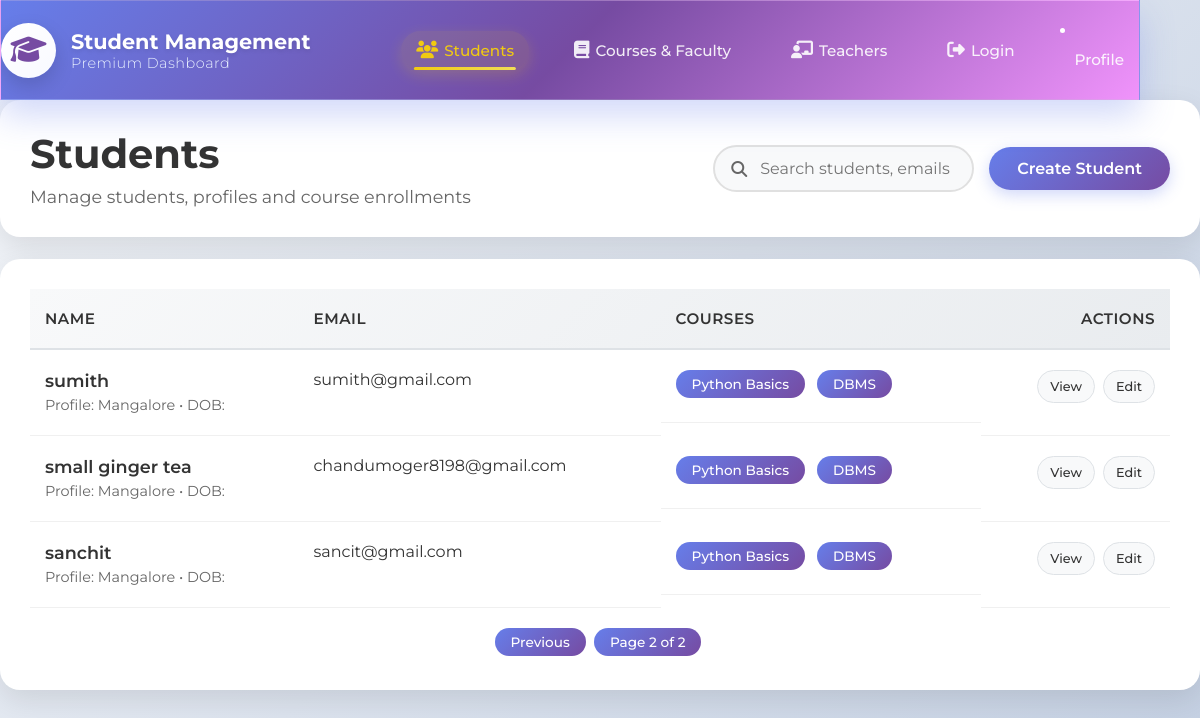
The app's page /cd/home/?page=2, older data.
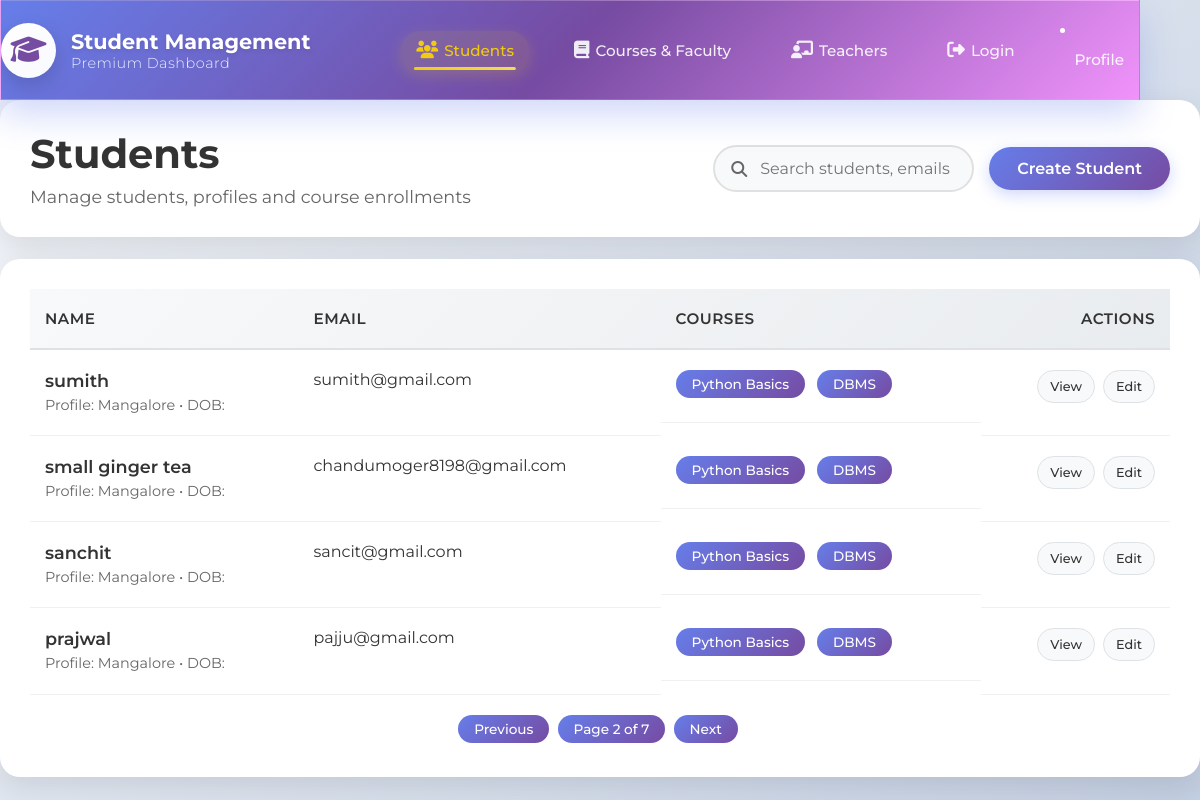
The same page, newer data.
### canaradatabase/models.py (models this page shows, shortened)
class Student(models.Model):
    name=models.CharField(max_length=100,null=False,blank=False)
    course_name=models.ForeignKey(Courses,on_delete=models.CASCADE,null=True,blank=True)
    gmail=models.EmailField(null=False,blank=False)
    uucms_num=models.CharField(max_length=15,blank=False,null=False)
    rno=models.IntegerField(null=False)
    photo=models.ImageField(upload_to='studentphoto/',null=True)

### canaradatabase/views.py (the view)
# urls.py: path('home/',ListStudnet_view.as_view(),name='home'),
class ListStudnet_view(ListView):
    model=Student
    template_name='index.html'
    context_object_name='students'
    paginate_by=4

### templates/index.html (shortened to what this page needs)
{% extends "layout.html" %}
{% block content %}
<main>
  <div class="header-card">
    <div class="header-left">
      <h2>Students</h2>
      <p>Manage students, profiles and course enrollments</p>
    </div>
    <div class="header-actions row">
      <div class="search">
        <form method="GET" action="{% url 'search' %}">
          <input class="input" type="text" name="q" placeholder="Search students, emails or courses..." value="{{ request.GET.q }}" />
        </form>
      </div>
      <a class="btn" href="{% url 'addstudent' %}">Create Student</a>
    </div>
  </div>
  <div class="card" style="margin-top:22px">
    <table>
      <thead>
        <tr>
          <th>Name</th>
          <th>Email</th>
          <th>Courses</th>
          <th style="text-align:right">Actions</th>
        </tr>
      </thead>
      <tbody>
        {% for student in students %}
        <tr>
          <td>
            <div class="name">{{ student.name }}</div>
            <div class="sub">Profile: Mangalore • DOB: {{ student.dob }}</div>
          </td>
          <td>{{ student.gmail }}</td>
          <td>
            <div class="pill">Python Basics</div>
            <div class="pill">DBMS</div>
          </td>
          <td style="text-align:right">
            <div class="actions" style="justify-content:flex-end">
              <a class="pill" href="{% url 'studentinfo' student.pk %}">View</a>
              <a class="pill" href="{% url 'edit' student.pk %}">Edit</a>
            </div>
          </td>
        </tr>
        {% empty %}
        <tr>
          <td colspan="4" style="text-align:center;">No students found.</td>
        </tr>
        {% endfor %}
      </tbody>
    </table>
    <div class="pagination" style="margin-top: 20px; text-align:center;">
      {% if page_obj.has_previous %}
        <a class="pill" href="?page={{ page_obj.previous_page_number }}">Previous</a>
      {% endif %}
      <span class="pill">
        Page {{ page_obj.number }} of {{ paginator.num_pages }}
      </span>
      {% if page_obj.has_next %}
        <a class="pill" href="?page={{ page_obj.next_page_number }}">Next</a>
      {% endif %}
    </div>
  </div>
</main>
{% endblock %}

Row changes from the older to the newer data that the page shows:
added Student: name "prajwal", gmail "pajju@gmail.com"
Text that changed along with them:
{{ paginator.num_pages }}: "2" → "7"
text now shown: "Next"
